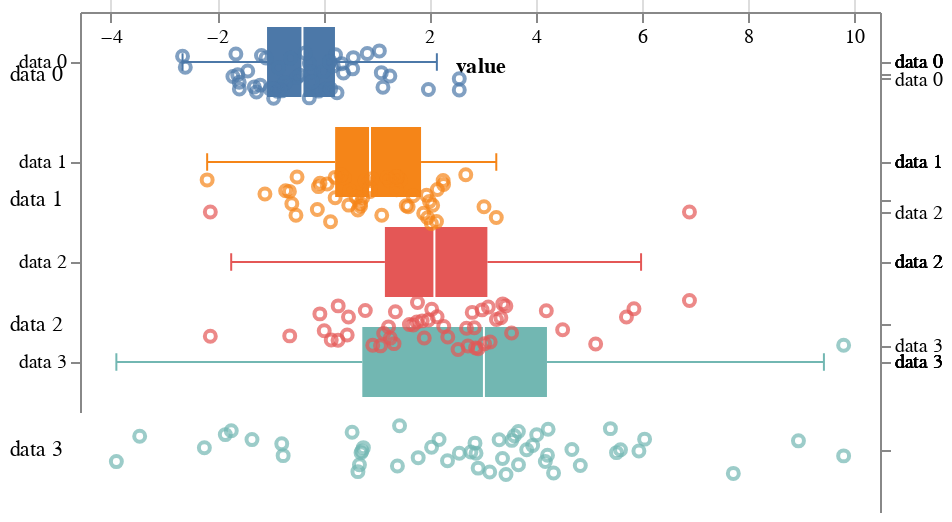

Notebook code for this chart:
### Code cell
box + jitter

### Figure 1 — Vega-Lite specification as saved in the notebook (floating-point values rounded to 4 significant figures; data arrays with more than 128 entries replaced by an {"elided": "..."} marker saying what was removed)
{"$schema": "https://vega.github.io/schema/vega-lite/v2.6.0.json", "config": {"view": {"height": 300, "width": 400}}, "datasets": {"data-2d496ced08661cf8c6e9a41b69789634": {"elided": "200 records"}, "data-423a5f96a9edf388ac0e2acfa5ed55ae": [{"__jitter": 0, "text": "data 3", "value": -4.584}, {"__jitter": 1, "text": "data 2", "value": -4.584}, {"__jitter": 2, "text": "data 1", "value": -4.584}, {"__jitter": 3, "text": "data 0", "value": -4.584}], "data-43c38ad97d28617a9024c31811770ca8": [{"bottom": -1.06, "bottom_whisker": -2.652, "middle": -0.3926, "top": 0.2202, "top_whisker": 2.14, "variable": "data 0"}, {"bottom": 0.2235, "bottom_whisker": -2.188, "middle": 0.8808, "top": 1.842, "top_whisker": 3.26, "variable": "data 1"}, {"bottom": 1.161, "bottom_whisker": -1.735, "middle": 2.094, "top": 3.092, "top_whisker": 5.988, "variable": "data 2"}, {"bottom": 0.7355, "bottom_whisker": -3.899, "middle": 3.027, "top": 4.214, "top_whisker": 9.433, "variable": "data 3"}], "data-adb738335b0574ca93328bab4de7596d": [{"value": 2.562, "variable": "data 0"}, {"value": -2.128, "variable": "data 2"}, {"value": 6.899, "variable": "data 2"}, {"value": 9.804, "variable": "data 3"}]}, "layer": [{"data": {"name": "data-43c38ad97d28617a9024c31811770ca8"}, "encoding": {"color": {"field": "variable", "legend": null, "scale": {}, "type": "nominal"}, "x": {"field": "bottom_whisker", "title": "value", "type": "quantitative"}, "x2": {"field": "bottom", "type": "quantitative"}, "y": {"field": "variable", "scale": {}, "title": null, "type": "nominal"}}, "height": 200, "mark": {"type": "rule"}, "width": 400}, {"data": {"name": "data-43c38ad97d28617a9024c31811770ca8"}, "encoding": {"color": {"field": "variable", "legend": null, "scale": {}, "type": "nominal"}, "x": {"field": "top", "title": "value", "type": "quantitative"}, "x2": {"field": "top_whisker", "type": "quantitative"}, "y": {"field": "variable", "scale": {}, "title": null, "type": "nominal"}}, "height": 200, "mark": {"type": "rule"}, "width": 400}, {"data": {"name": "data-43c38ad97d28617a9024c31811770ca8"}, "encoding": {"color": {"field": "variable", "legend": null, "scale": {}, "type": "nominal"}, "x": {"field": "bottom", "title": "value", "type": "quantitative"}, "x2": {"field": "top", "type": "quantitative"}, "y": {"field": "variable", "scale": {}, "title": null, "type": "nominal"}}, "height": 200, "mark": {"size": 35, "type": "bar"}, "width": 400}, {"data": {"name": "data-43c38ad97d28617a9024c31811770ca8"}, "encoding": {"x": {"field": "middle", "title": "value", "type": "quantitative"}, "y": {"field": "variable", "scale": {}, "title": null, "type": "nominal"}}, "height": 200, "mark": {"color": "white", "opacity": 1, "size": 35, "type": "tick"}, "width": 400}, {"data": {"name": "data-adb738335b0574ca93328bab4de7596d"}, "encoding": {"color": {"field": "variable", "legend": null, "scale": {}, "type": "nominal"}, "x": {"field": "value", "title": "value", "type": "quantitative"}, "y": {"field": "variable", "scale": {}, "title": null, "type": "nominal"}}, "height": 200, "mark": {"type": "point"}, "width": 400}, {"data": {"name": "data-43c38ad97d28617a9024c31811770ca8"}, "encoding": {"color": {"field": "variable", "legend": null, "scale": {}, "type": "nominal"}, "x": {"field": "bottom_whisker", "title": "value", "type": "quantitative"}, "y": {"field": "variable", "scale": {}, "title": null, "type": "nominal"}}, "height": 200, "mark": {"opacity": 1, "size": 8.75, "type": "tick"}, "width": 400}, {"data": {"name": "data-43c38ad97d28617a9024c31811770ca8"}, "encoding": {"color": {"field": "variable", "legend": null, "scale": {}, "type": "nominal"}, "x": {"field": "top_whisker", "title": "value", "type": "quantitative"}, "y": {"field": "variable", "scale": {}, "title": null, "type": "nominal"}}, "height": 200, "mark": {"opacity": 1, "size": 8.75, "type": "tick"}, "width": 400}, {"layer": [{"data": {"name": "data-2d496ced08661cf8c6e9a41b69789634"}, "encoding": {"color": {"field": "variable", "legend": null, "scale": {}, "type": "nominal"}, "tooltip": [{"field": "dummy metadata", "title": "breed", "type": "nominal"}], "x": {"field": "value", "scale": {"domain": [-4.584, 10.49], "nice": false}, "title": "value", "type": "quantitative"}, "y": {"axis": {"grid": false, "labels": false, "title": null, "values": [0, 1, 2, 3]}, "field": "__jitter", "type": "quantitative"}}, "height": 250, "mark": {"type": "point"}, "width": 450}, {"data": {"name": "data-423a5f96a9edf388ac0e2acfa5ed55ae"}, "encoding": {"text": {"field": "text", "type": "nominal"}, "x": {"field": "value", "title": "value", "type": "quantitative"}, "y": {"axis": {"grid": false, "labels": false, "title": null, "values": [0, 1, 2, 3]}, "field": "__jitter", "type": "quantitative"}}, "height": 250, "mark": {"align": "right", "baseline": "middle", "dx": -8, "type": "text"}, "width": 450}]}]}
